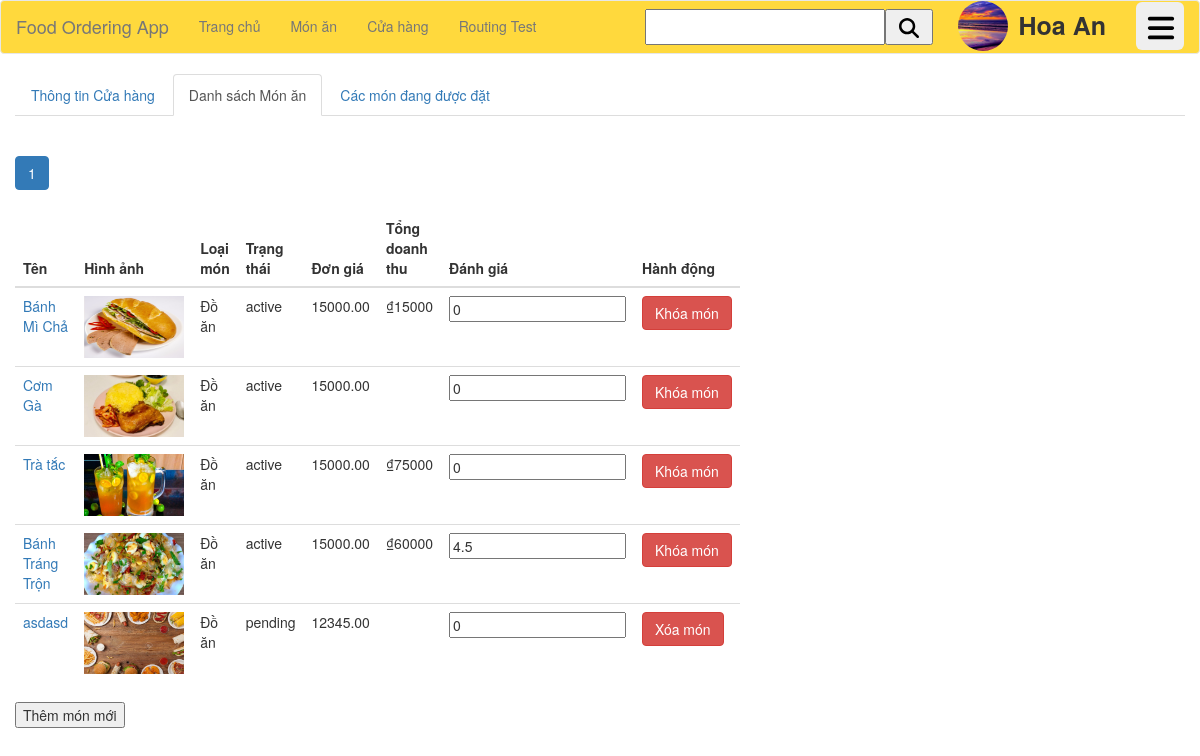
/current-store/product-list/1 (signed in), run on the app's committed database.
### profiles/models.py (models this page shows, shortened)
class Profile(models.Model):
	user = models.OneToOneField(User,on_delete=models.CASCADE,related_name="profile")
	first_name = models.CharField(max_length = 256,blank = True)
	last_name = models.CharField(max_length = 256,blank = True)
	gender = models.ForeignKey(Gender,on_delete=models.SET_NULL,blank=True,null=True)
	birthdate = models.DateField(blank=True,null=True)
	citizen_identity_card = models.DecimalField(max_digits=12,decimal_places=0,null=True,blank=True)
	email = models.EmailField(unique=True)
	phone_number = PhoneNumberField(region = "VI",unique=True)
	avatar = models.ImageField(default='avatars/avatar.png', upload_to='avatars/')
	location = models.ForeignKey(Location,on_delete=models.SET_NULL,null=True)
	status = models.ForeignKey(User_Status,on_delete=models.DO_NOTHING,blank=True,null=True)
	current_order = models.ForeignKey(Order,on_delete=models.SET_NULL,blank=True,null=True)
	moderated = models.DateTimeField(blank=True, null=True)
	updated = models.DateTimeField(auto_now=True)
	created = models.DateTimeField(auto_now_add=True)
	class Meta:
		db_table = "Profiles"
		verbose_name = "Profile"
	@property
	def is_store_owner(self):
		return Group.objects.get(name="StoreOwners") in self.user.groups.all()
	@property
	def is_deliverer(self):
		return Group.objects.get(name="Deliverers") in self.user.groups.all()
	@property
	def is_moderator(self):
		return Group.objects.get(name="Moderators") in self.user.groups.all()

### products/models.py (models this page shows, shortened)
class Product(models.Model):
    name = models.TextField(max_length=255)
    description = models.TextField(max_length=2048,blank = True)
    store = models.ForeignKey(Store,on_delete=models.CASCADE,null=True,related_name="products")
    price = MoneyField(max_digits=256,decimal_places=2,default = 0,default_currency='VND')
    new_price = MoneyField(max_digits=256,decimal_places=2,default = 0,default_currency='VND')
    image = models.ImageField(default='products.png', upload_to='products/')
    category = models.ForeignKey(Category,on_delete=models.DO_NOTHING,blank=True,null=True)
    status = models.ForeignKey(Product_Status,on_delete=models.DO_NOTHING,blank=True,null=True)
    moderated = models.DateTimeField(blank=True, null=True)
    updated = models.DateTimeField(auto_now=True)
    created = models.DateTimeField(auto_now_add=True)
    slug = models.SlugField(max_length=255,null=True)
    class Meta:
        db_table = "Product"
        verbose_name = "Product"
    @property
    def average_rating(self):
        average_rating = self.reviews.aggregate(Avg("rating"),Count('author'))
        return average_rating
    @property
    def total_revenue(self):
        order_products = self.order_products.exclude(Q(status__code = "pending")|Q(status__code = "cancelled")|Q(status__code = "ghosted"))
        return order_products.aggregate(Sum("total"))["total__sum"]

class Category(models.Model):
    code = models.TextField(max_length=100,default = "")
    name = models.TextField(max_length=100,default = "")
    updated = models.DateTimeField(auto_now=True)
    created = models.DateTimeField(auto_now_add=True)
    class Meta:
        db_table = "Category"
        verbose_name = "Category"

class Product_Status(models.Model):
    code = models.CharField(max_length=20)
    class Meta:
        db_table = "Product_Status"
        verbose_name = "Product_Status"
    def __str__(self):
        return self.code

### stores/views.py (the view, shortened to what this page needs)
# urls.py: path('current-store/product-list/<int:page_id>',StoreProductView),
def StoreProductView(request,page_id):
    ctx = {}
    try:
        store = request.user.store
    except:
        store = None
    products = Product.objects.filter(store = store)
    paginator = Paginator(products, 10)
    page = paginator.get_page(page_id)
    ctx["page"] = page
    ctx["page_range"] = range(1, paginator.num_pages + 1)
    return render(request, "Site/StoreProductList.html", ctx)

### templates/Site/StoreProductList.html (shortened to what this page needs)
{% extends 'Site/index.html' %}
{% block content %}
    <div class = "container-fluid">
        {% if user.is_authenticated %}
            {% if user.store %}
                <ul class="nav nav-tabs">
                    <li><a href="/current-store">Thông tin Cửa hàng</a></li>
                    <li class="active"><a href="/current-store/product-list/1">Danh sách Món ăn</a></li>
                    <li><a href="/current-store/order-product/1">Các món đang được đặt</a></li>
                </ul>
                <br>
                <ul class="pagination" style = "display:flex;">
                    {% for i in page_range %}
                    <li {% if page.number == i %}class="active"{% endif %}><a href = "/current-store/product-list/{{i}}">{{i}}</a></li>
                    {% endfor %}
                </ul>
                <table class = "table table-hover" style = "width: 50vw;">
                    <thead>
                        <tr>
                            <th>Tên</th>
                            <th>Hình ảnh</th>
                            <th>Loại món</th>
                            <th>Trạng thái</th>
                            <th>Đơn giá</th>
                            <th>Tổng doanh thu</th>
                            <th>Đánh giá</th>
                            <th>Hành động</th>
                        </tr>
                    </thead>
                    <tbody>
                        {% for product in page %}
                        <tr>
                            <td><a href = "/current-store/product/{{product.slug}}">{{product.name}}</a></td>
                            <td><img style = "width:100px; height:62px;" src = "{{product.image.url}}"></td>
                            <td>{{product.category.name}}</td>
                            <td>{{product.status}}</td>
                            <td>{{product.price}}</td>
                            <td>{% if product.total_revenue %}₫{{product.total_revenue}}{% endif %}</td>
                            <td>
                                <input id="rating_product_{{forloop.counter0}}" type="text" name = "rating" value = "{% if product.average_rating.rating__avg %}{{product.average_rating.rating__avg}}{% else %}0{% endif %}">
                            </td>
                            <td>
                                {% if product.status.code == "pending" %}
                                <button type="button" class="btn btn-danger" data-toggle="modal" data-target="#delete_product_{{forloop.counter0}}_modal">
                                    Xóa món
                                </button>
                                {% elif product.status.code == "active" %}
                                <button type="button" class="btn btn-danger" data-toggle="modal" data-target="#disable_product_{{forloop.counter0}}_modal">
                                    Khóa món
                                </button>
                                {% endif %}
                            </td>
                        </tr>
                        {% endfor %}
                    </tbody>
                </table>
                <button onclick = "window.location.replace('/current-store/create-product')">Thêm món mới</button>
            {% else %}
                <meta http-equiv="refresh" content="1; url='/'" />
                <div>
                    <h3>Bạn không phải chủ cửa hàng, nên bạn sẽ được điều hướng sang trang chủ</h3>
                </div>
            {% endif %}
        {% else %}
            <meta http-equiv="refresh" content="1; url='/login'" />
            <div>
                <h3>You are not logged in now, so you will be directed to Login Page</h3>
            </div>
        {% endif %}
    </div>
{% endblock %}

### templates/Site/index.html (shortened to what this page needs)
<!DOCTYPE html>
<html lang="en">
<head>
    <link rel="stylesheet" href="https://maxcdn.bootstrapcdn.com/bootstrap/3.4.1/css/bootstrap.min.css">
    {% load static %}
    <link rel="stylesheet" href="{% static 'css/style.css' %}">
    <link rel="stylesheet" href="https://unpkg.com/leaflet@1.9.3/dist/leaflet.css" />
    <link href="https://cdnjs.cloudflare.com/ajax/libs/bootstrap-star-rating/4.1.2/css/star-rating.min.css" media="all" rel="stylesheet" type="text/css" />
    <link href="https://cdnjs.cloudflare.com/ajax/libs/bootstrap-star-rating/4.1.2/themes/krajee-svg/theme.css" media="all" rel="stylesheet" type="text/css" />
    {% load static %}
</head>
<body data-spy="scroll" data-target=".navbar" data-offset="50">
    <nav class="navbar navbar-default" style = "margin:0px;">
      <div class="container-fluid">
        <div class="navbar-header">
          <a class="navbar-brand" href="/">Food Ordering App</a>
        </div>
        <ul class="nav navbar-nav">
            <li><a href="/">Trang chủ</a></li>
            <li><a href="/product-list/1">Món ăn</a></li>
            <li><a href="/store-list/1">Cửa hàng</a></li>
            <li><a href="/routing-test">Routing Test</a></li>
        </ul>
          {% if not user.is_authenticated %}
          <a href="/login">
              <button class = "btn btn-custom navbar-btn">Log In</button>
          </a>
          {% elif user.is_authenticated %}
          <div class="dropleft user-nav" style = "margin-left: 30px; margin-top:1px; position:relative;">
              {% load static %}
              <button class="btn btn-lg" type="button" data-toggle="dropdown" style = "height:48px; width:48px;">
                  <img src="{% static 'bars-solid.svg' %}" style="margin-left:-7px;height:30px; width:30px;">
              </button>
          </div>
          <label class = "user-nav name navbar-btn" style = "margin-left:10px; margin-top:7px; position:relative; font-size:25px">{{user.profile.first_name}}</label>
          <img src="{{ user.profile.avatar.url }}" class = "avatar user-nav">
          {% endif %}
          <div class = "user-nav navbar-btn" style = "display: flex; justify-content: flex-start;">
              <input id = "search_bar" type = "text" style = "height:36px; width:240px;" maxlength="128">
              <button id = "search_button" style = "height:36px; width:48px; margin-right:25px; ">
                <img src="{% static 'magnifying-glass-solid.svg' %}" style="height:20px; width:20px;">
              </button>
          </div>
      </div>
    </nav>
    {% if user.is_authenticated %}
        {% if user.profile.is_deliverer %}
            {% if not user.deliverer_profile.is_active %}
            {% load static %}
            {% endif %}
            {% load static %}
        {% endif %}
    {% endif %}
    <br>
    {% block content %}{% endblock %}
</body>
</html>

### static/css/style.css (style rules this page uses)
html { font-family: Helvetica,Arial }
.navbar-default { background-color: #FFD93D; }
.user-nav { float:right; }
.avatar { width: 50px; height: 50px; border-radius: 50%; }

### data on the page
Product: name "Bánh Mì Chả", image (picture), category.name "Đồ ăn", status "active", price "15000.00", total_revenue "15000"
Product: name "Cơm Gà", image (picture), category.name "Đồ ăn", status "active", price "15000.00", rating "0"
Product: name "Trà tắc", image (picture), category.name "Đồ ăn", status "active", price "15000.00", total_revenue "75000", rating "0"
Product: name "Bánh Tráng Trộn", image (placeholder picture), category.name "Đồ ăn", status "active", price "15000.00", total_revenue "60000", rating "4.5"
Product: name "asdasd", image (picture), category.name "Đồ ăn", status "pending", price "12345.00", rating "0"

### other printed values
{{ user.profile.first_name }} "Hoa An"
{{ i }} "1"
